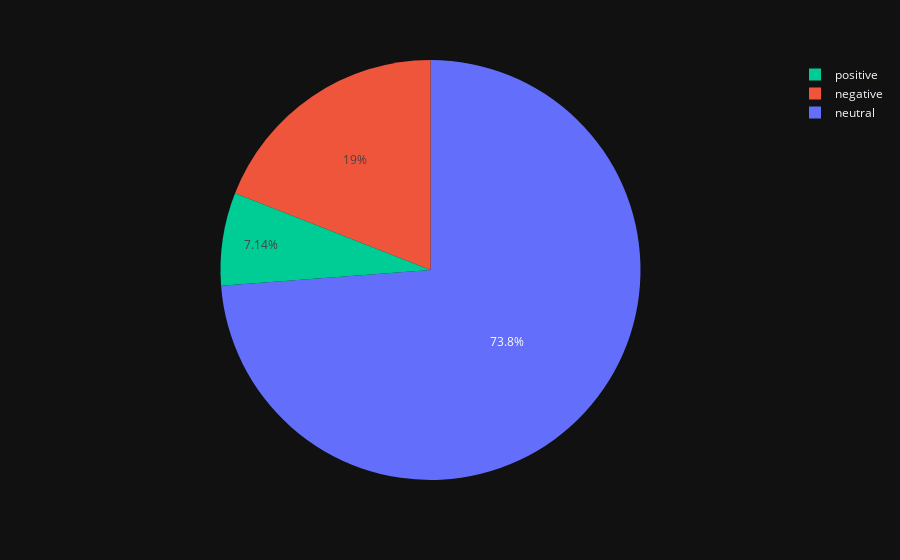
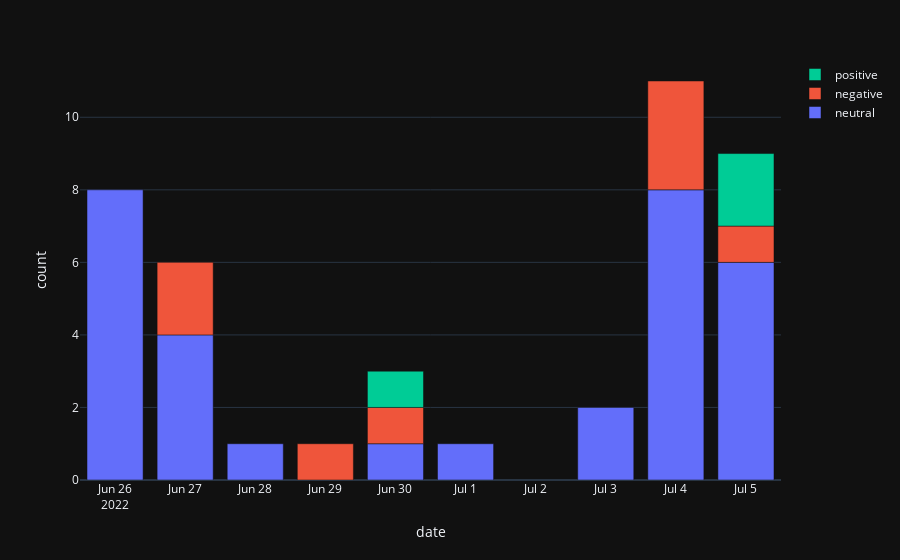

Here is the notebook cell these charts were saved with, in order:
### Code cell
#For Tweets specify query
sp.sent_pie(source = "Tweets", model = "FinBERT",  ticker = "BTC", query = "bitcoin OR BTC AND crypto").show()
sp.sent_bar(source = "Tweets", model = "FinBERT",  ticker = "BTC", query = "bitcoin OR BTC AND crypto").show()

### Figure 1 — Plotly figure (JSON) as saved in the notebook; plotly's stock layout.template omitted (floating-point values rounded to 4 significant figures)
{"data": [{"customdata": [["neutral"], ["negative"], ["neutral"], ["neutral"], ["negative"], ["negative"], ["neutral"], ["positive"], ["neutral"], ["neutral"], ["negative"], ["neutral"], ["negative"], ["neutral"], ["positive"]], "domain": {"x": [0, 1], "y": [0, 1]}, "hovertemplate": "tweet_FinBERT=%{customdata[0]}<br>count=%{value}<extra></extra>", "labels": ["neutral", "negative", "neutral", "neutral", "negative", "negative", "neutral", "positive", "neutral", "neutral", "negative", "neutral", "negative", "neutral", "positive"], "legendgroup": "", "marker": {"colors": ["#636EFA", "#EF553B", "#636EFA", "#636EFA", "#EF553B", "#EF553B", "#636EFA", "#00CC96", "#636EFA", "#636EFA", "#EF553B", "#636EFA", "#EF553B", "#636EFA", "#00CC96"]}, "name": "", "showlegend": true, "type": "pie", "values": [8, 2, 4, 1, 1, 1, 1, 1, 1, 2, 3, 8, 1, 6, 2]}], "layout": {"legend": {"tracegroupgap": 0, "traceorder": "reversed"}, "margin": {"t": 60}, "title": {"font": {"family": "Courier New, monospace", "size": 25}, "x": 0.5, "xanchor": "center", "y": 0.95, "yanchor": "top"}}}

### Figure 2 — Plotly figure (JSON) as saved in the notebook; plotly's stock layout.template omitted (floating-point values rounded to 4 significant figures)
{"data": [{"alignmentgroup": "True", "hovertemplate": "tweet_FinBERT=neutral<br>date=%{x}<br>count=%{y}<extra></extra>", "legendgroup": "neutral", "marker": {"color": "#636EFA", "pattern": {"shape": ""}}, "name": "neutral", "offsetgroup": "neutral", "orientation": "v", "showlegend": true, "textposition": "auto", "type": "bar", "x": ["2022-06-26T00:00:00", "2022-06-27T00:00:00", "2022-06-28T00:00:00", "2022-06-30T00:00:00", "2022-07-01T00:00:00", "2022-07-03T00:00:00", "2022-07-04T00:00:00", "2022-07-05T00:00:00"], "xaxis": "x", "y": [8, 4, 1, 1, 1, 2, 8, 6], "yaxis": "y"}, {"alignmentgroup": "True", "hovertemplate": "tweet_FinBERT=negative<br>date=%{x}<br>count=%{y}<extra></extra>", "legendgroup": "negative", "marker": {"color": "#EF553B", "pattern": {"shape": ""}}, "name": "negative", "offsetgroup": "negative", "orientation": "v", "showlegend": true, "textposition": "auto", "type": "bar", "x": ["2022-06-27T00:00:00", "2022-06-29T00:00:00", "2022-06-30T00:00:00", "2022-07-04T00:00:00", "2022-07-05T00:00:00"], "xaxis": "x", "y": [2, 1, 1, 3, 1], "yaxis": "y"}, {"alignmentgroup": "True", "hovertemplate": "tweet_FinBERT=positive<br>date=%{x}<br>count=%{y}<extra></extra>", "legendgroup": "positive", "marker": {"color": "#00CC96", "pattern": {"shape": ""}}, "name": "positive", "offsetgroup": "positive", "orientation": "v", "showlegend": true, "textposition": "auto", "type": "bar", "x": ["2022-06-30T00:00:00", "2022-07-05T00:00:00"], "xaxis": "x", "y": [1, 2], "yaxis": "y"}], "layout": {"barmode": "relative", "legend": {"title": {"text": ""}, "tracegroupgap": 0, "traceorder": "reversed"}, "margin": {"t": 60}, "title": {"font": {"family": "Courier New, monospace", "size": 25}, "x": 0.5, "xanchor": "center", "y": 0.95, "yanchor": "top"}, "xaxis": {"anchor": "y", "domain": [0, 1], "dtick": "D1", "title": {"text": "date"}}, "yaxis": {"anchor": "x", "domain": [0, 1], "title": {"text": "count"}}}}
